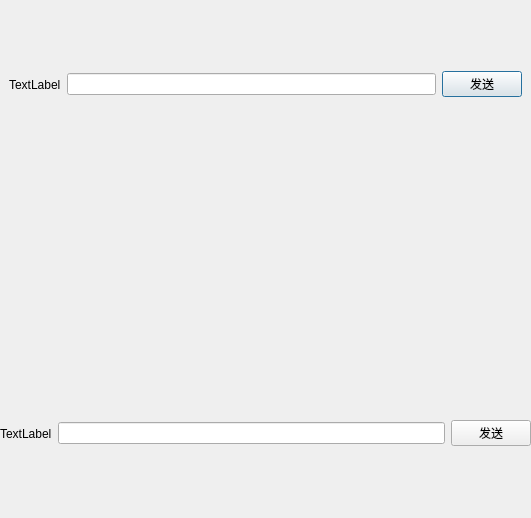
<?xml version="1.0" encoding="UTF-8"?>
<ui version="4.0">
 <class>board_control</class>
 <widget class="QDialog" name="board_control">
  <property name="geometry">
   <rect>
    <x>0</x>
    <y>0</y>
    <width>531</width>
    <height>518</height>
   </rect>
  </property>
  <property name="windowTitle">
   <string>Dialog</string>
  </property>
  <layout class="QVBoxLayout" name="verticalLayout">
   <property name="leftMargin">
    <number>0</number>
   </property>
   <property name="topMargin">
    <number>0</number>
   </property>
   <property name="rightMargin">
    <number>0</number>
   </property>
   <property name="bottomMargin">
    <number>0</number>
   </property>
   <item>
    <widget class="QWidget" name="widget_3" native="true">
     <property name="maximumSize">
      <size>
       <width>16777215</width>
       <height>200</height>
      </size>
     </property>
     <layout class="QHBoxLayout" name="horizontalLayout_2">
      <item>
       <widget class="QLabel" name="title_ourself">
        <property name="text">
         <string>TextLabel</string>
        </property>
       </widget>
      </item>
      <item>
       <widget class="QLineEdit" name="send_edit_ourself"/>
      </item>
      <item>
       <widget class="QPushButton" name="send_meg_ourself">
        <property name="text">
         <string>发送</string>
        </property>
       </widget>
      </item>
     </layout>
    </widget>
   </item>
   <item>
    <widget class="QWidget" name="widget_2" native="true">
     <layout class="QVBoxLayout" name="verticalLayout_2">
      <property name="leftMargin">
       <number>0</number>
      </property>
      <property name="topMargin">
       <number>0</number>
      </property>
      <property name="rightMargin">
       <number>0</number>
      </property>
      <property name="bottomMargin">
       <number>0</number>
      </property>
      <item>
       <widget class="AutoResizeView" name="board" native="true"/>
      </item>
     </layout>
    </widget>
   </item>
   <item>
    <widget class="QWidget" name="widget" native="true">
     <property name="maximumSize">
      <size>
       <width>16777215</width>
       <height>200</height>
      </size>
     </property>
     <layout class="QHBoxLayout" name="horizontalLayout">
      <property name="leftMargin">
       <number>0</number>
      </property>
      <property name="topMargin">
       <number>0</number>
      </property>
      <property name="rightMargin">
       <number>0</number>
      </property>
      <property name="bottomMargin">
       <number>0</number>
      </property>
      <item>
       <widget class="QLabel" name="title_opponent">
        <property name="text">
         <string>TextLabel</string>
        </property>
       </widget>
      </item>
      <item>
       <widget class="QLineEdit" name="send_edit_opponent"/>
      </item>
      <item>
       <widget class="QPushButton" name="send_meg_opponent">
        <property name="text">
         <string>发送</string>
        </property>
       </widget>
      </item>
     </layout>
    </widget>
   </item>
  </layout>
 </widget>
 <customwidgets>
  <customwidget>
   <class>AutoResizeView</class>
   <extends>QWidget</extends>
   <header location="global">chessboardui.h</header>
   <container>1</container>
  </customwidget>
 </customwidgets>
 <resources/>
 <connections/>
</ui>
